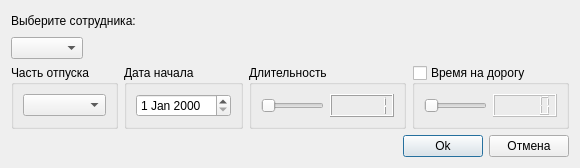
<?xml version="1.0" encoding="UTF-8"?>
<ui version="4.0">
 <class>Dialog</class>
 <widget class="QDialog" name="Dialog">
  <property name="geometry">
   <rect>
    <x>0</x>
    <y>0</y>
    <width>580</width>
    <height>163</height>
   </rect>
  </property>
  <property name="windowTitle">
   <string>Изменение отпуска</string>
  </property>
  <layout class="QVBoxLayout" name="verticalLayout_3">
   <item>
    <layout class="QHBoxLayout" name="horizontalLayout">
     <item>
      <widget class="QLabel" name="label">
       <property name="text">
        <string>Выберите сотрудника:</string>
       </property>
      </widget>
     </item>
     <item>
      <spacer name="horizontalSpacer">
       <property name="orientation">
        <enum>Qt::Horizontal</enum>
       </property>
       <property name="sizeHint" stdset="0">
        <size>
         <width>40</width>
         <height>20</height>
        </size>
       </property>
      </spacer>
     </item>
    </layout>
   </item>
   <item>
    <layout class="QHBoxLayout" name="horizontalLayout_2">
     <item>
      <widget class="QComboBox" name="comboBoxEmployee">
       <property name="baseSize">
        <size>
         <width>50</width>
         <height>0</height>
        </size>
       </property>
      </widget>
     </item>
     <item>
      <spacer name="horizontalSpacer_2">
       <property name="orientation">
        <enum>Qt::Horizontal</enum>
       </property>
       <property name="sizeHint" stdset="0">
        <size>
         <width>40</width>
         <height>20</height>
        </size>
       </property>
      </spacer>
     </item>
    </layout>
   </item>
   <item>
    <layout class="QHBoxLayout" name="horizontalLayout_3">
     <item>
      <widget class="QGroupBox" name="groupBox">
       <property name="title">
        <string>Часть отпуска</string>
       </property>
       <layout class="QVBoxLayout" name="verticalLayout">
        <item>
         <widget class="QComboBox" name="comboBoxPart"/>
        </item>
       </layout>
      </widget>
     </item>
     <item>
      <widget class="QGroupBox" name="groupBox_2">
       <property name="title">
        <string>Дата начала</string>
       </property>
       <layout class="QVBoxLayout" name="verticalLayout_2">
        <item>
         <widget class="QDateEdit" name="dateEditStart"/>
        </item>
       </layout>
      </widget>
     </item>
     <item>
      <widget class="QGroupBox" name="groupBox_3">
       <property name="title">
        <string>Длительность</string>
       </property>
       <layout class="QHBoxLayout" name="horizontalLayout_4">
        <item>
         <widget class="QSlider" name="horizontalSliderLength">
          <property name="minimum">
           <number>1</number>
          </property>
          <property name="maximum">
           <number>60</number>
          </property>
          <property name="orientation">
           <enum>Qt::Horizontal</enum>
          </property>
         </widget>
        </item>
        <item>
         <widget class="QLCDNumber" name="lcdNumberLength">
          <property name="intValue" stdset="0">
           <number>1</number>
          </property>
         </widget>
        </item>
       </layout>
      </widget>
     </item>
     <item>
      <widget class="QGroupBox" name="groupBox_4">
       <property name="title">
        <string>Время на дорогу</string>
       </property>
       <property name="checkable">
        <bool>true</bool>
       </property>
       <property name="checked">
        <bool>false</bool>
       </property>
       <layout class="QHBoxLayout" name="horizontalLayout_5">
        <item>
         <widget class="QSlider" name="horizontalSliderWay">
          <property name="orientation">
           <enum>Qt::Horizontal</enum>
          </property>
         </widget>
        </item>
        <item>
         <widget class="QLCDNumber" name="lcdNumberWay"/>
        </item>
       </layout>
      </widget>
     </item>
    </layout>
   </item>
   <item>
    <layout class="QHBoxLayout" name="horizontalLayout_6">
     <item>
      <spacer name="horizontalSpacer_3">
       <property name="orientation">
        <enum>Qt::Horizontal</enum>
       </property>
       <property name="sizeHint" stdset="0">
        <size>
         <width>40</width>
         <height>20</height>
        </size>
       </property>
      </spacer>
     </item>
     <item>
      <widget class="QPushButton" name="pushButton_2">
       <property name="text">
        <string>Ok</string>
       </property>
      </widget>
     </item>
     <item>
      <widget class="QPushButton" name="pushButton">
       <property name="text">
        <string>Отмена</string>
       </property>
      </widget>
     </item>
    </layout>
   </item>
  </layout>
 </widget>
 <resources/>
 <connections/>
</ui>
